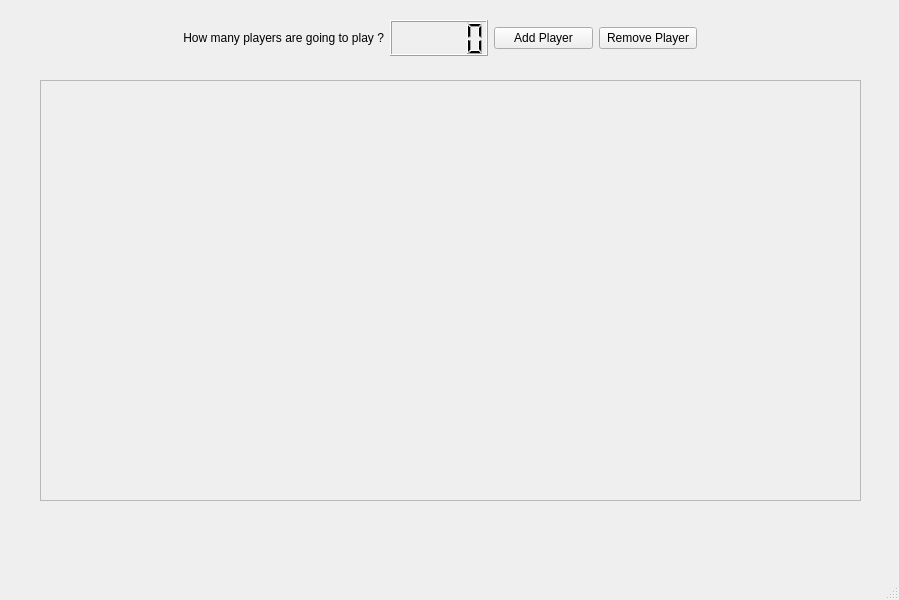
<?xml version="1.0" encoding="UTF-8"?>
<ui version="4.0">
 <class>MainWindow</class>
 <widget class="QMainWindow" name="MainWindow">
  <property name="geometry">
   <rect>
    <x>0</x>
    <y>0</y>
    <width>899</width>
    <height>600</height>
   </rect>
  </property>
  <property name="windowTitle">
   <string>MainWindow</string>
  </property>
  <widget class="QWidget" name="centralwidget">
   <widget class="QWidget" name="layoutWidget">
    <property name="geometry">
     <rect>
      <x>180</x>
      <y>20</y>
      <width>517</width>
      <height>36</height>
     </rect>
    </property>
    <layout class="QHBoxLayout" name="horizontalLayout_2">
     <item>
      <widget class="QLabel" name="label_start_question">
       <property name="text">
        <string> How many players are going to play ?</string>
       </property>
      </widget>
     </item>
     <item>
      <widget class="QLCDNumber" name="numberOfPlayers"/>
     </item>
     <item>
      <widget class="QPushButton" name="plusPlayer">
       <property name="text">
        <string>Add Player</string>
       </property>
      </widget>
     </item>
     <item>
      <widget class="QPushButton" name="minusPlayer">
       <property name="text">
        <string>Remove Player</string>
       </property>
      </widget>
     </item>
    </layout>
   </widget>
   <widget class="QFrame" name="frame">
    <property name="geometry">
     <rect>
      <x>40</x>
      <y>80</y>
      <width>821</width>
      <height>421</height>
     </rect>
    </property>
    <property name="frameShape">
     <enum>QFrame::StyledPanel</enum>
    </property>
    <property name="frameShadow">
     <enum>QFrame::Raised</enum>
    </property>
    <layout class="QVBoxLayout" name="verticalLayout">
     <item>
      <spacer name="verticalSpacer">
       <property name="orientation">
        <enum>Qt::Vertical</enum>
       </property>
       <property name="sizeHint" stdset="0">
        <size>
         <width>20</width>
         <height>40</height>
        </size>
       </property>
      </spacer>
     </item>
    </layout>
   </widget>
  </widget>
  <widget class="QMenuBar" name="menubar">
   <property name="geometry">
    <rect>
     <x>0</x>
     <y>0</y>
     <width>899</width>
     <height>30</height>
    </rect>
   </property>
  </widget>
  <widget class="QStatusBar" name="statusbar"/>
 </widget>
 <resources/>
 <connections/>
</ui>
